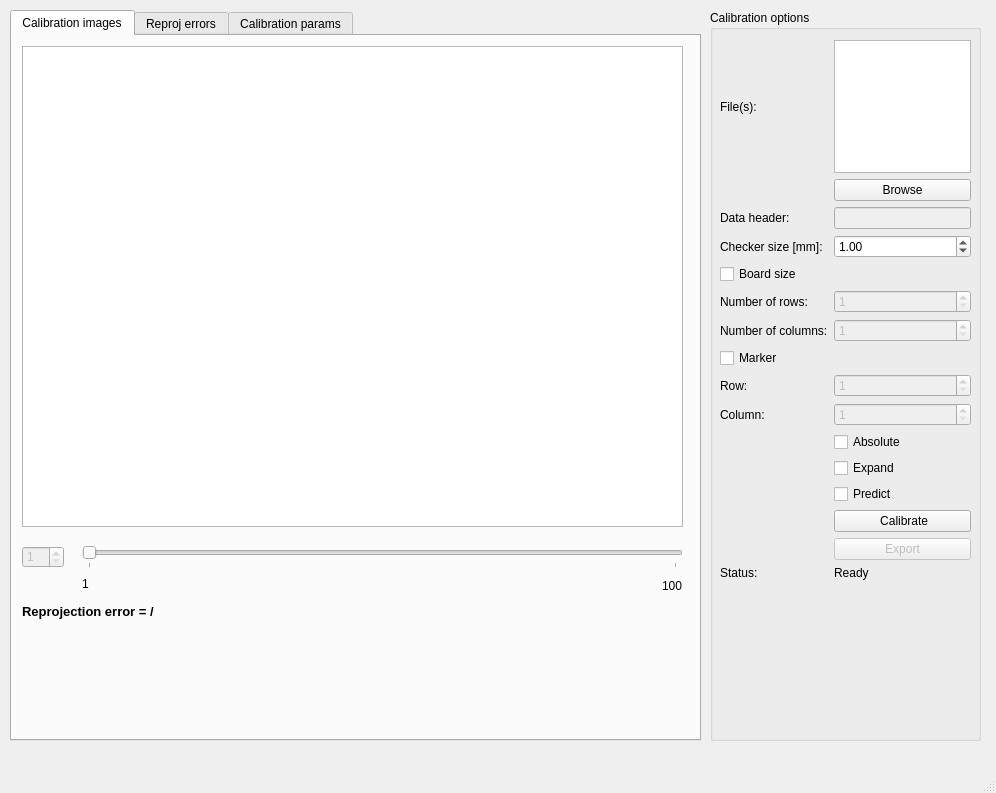
<?xml version="1.0" encoding="UTF-8"?>
<ui version="4.0">
 <class>CalibrationApp</class>
 <widget class="QMainWindow" name="CalibrationApp">
  <property name="geometry">
   <rect>
    <x>0</x>
    <y>0</y>
    <width>996</width>
    <height>793</height>
   </rect>
  </property>
  <property name="windowTitle">
   <string>InViLab camera calibration app</string>
  </property>
  <widget class="QWidget" name="centralwidget">
   <widget class="QTabWidget" name="tabWidget">
    <property name="enabled">
     <bool>true</bool>
    </property>
    <property name="geometry">
     <rect>
      <x>10</x>
      <y>10</y>
      <width>691</width>
      <height>731</height>
     </rect>
    </property>
    <property name="currentIndex">
     <number>0</number>
    </property>
    <widget class="QWidget" name="imageTab">
     <property name="enabled">
      <bool>true</bool>
     </property>
     <attribute name="title">
      <string>Calibration images</string>
     </attribute>
     <widget class="QSlider" name="imageHorizontalSlider">
      <property name="enabled">
       <bool>false</bool>
      </property>
      <property name="geometry">
       <rect>
        <x>70</x>
        <y>510</y>
        <width>601</width>
        <height>22</height>
       </rect>
      </property>
      <property name="minimum">
       <number>1</number>
      </property>
      <property name="orientation">
       <enum>Qt::Horizontal</enum>
      </property>
      <property name="tickPosition">
       <enum>QSlider::TicksBelow</enum>
      </property>
      <property name="tickInterval">
       <number>99</number>
      </property>
     </widget>
     <widget class="QSpinBox" name="imageSpinBox">
      <property name="enabled">
       <bool>false</bool>
      </property>
      <property name="geometry">
       <rect>
        <x>10</x>
        <y>510</y>
        <width>42</width>
        <height>22</height>
       </rect>
      </property>
      <property name="minimum">
       <number>1</number>
      </property>
      <property name="maximum">
       <number>10000</number>
      </property>
     </widget>
     <widget class="QLabel" name="minImageLabel">
      <property name="geometry">
       <rect>
        <x>70</x>
        <y>540</y>
        <width>16</width>
        <height>16</height>
       </rect>
      </property>
      <property name="text">
       <string>1</string>
      </property>
     </widget>
     <widget class="QLabel" name="maxImageLabel">
      <property name="geometry">
       <rect>
        <x>650</x>
        <y>540</y>
        <width>31</width>
        <height>20</height>
       </rect>
      </property>
      <property name="text">
       <string>100</string>
      </property>
     </widget>
     <widget class="QLabel" name="reprojErrLabel">
      <property name="geometry">
       <rect>
        <x>10</x>
        <y>560</y>
        <width>201</width>
        <height>31</height>
       </rect>
      </property>
      <property name="font">
       <font>
        <pointsize>10</pointsize>
        <weight>75</weight>
        <bold>true</bold>
       </font>
      </property>
      <property name="text">
       <string>Reprojection error = /</string>
      </property>
     </widget>
     <widget class="ImageView" name="graphicsView">
      <property name="geometry">
       <rect>
        <x>10</x>
        <y>10</y>
        <width>661</width>
        <height>481</height>
       </rect>
      </property>
     </widget>
    </widget>
    <widget class="QWidget" name="reprojErrorsTab">
     <property name="enabled">
      <bool>true</bool>
     </property>
     <attribute name="title">
      <string>Reproj errors</string>
     </attribute>
     <widget class="ReprojErrPlotWidget" name="reprojErrPlot" native="true">
      <property name="geometry">
       <rect>
        <x>10</x>
        <y>10</y>
        <width>661</width>
        <height>481</height>
       </rect>
      </property>
     </widget>
     <widget class="QLabel" name="RMSreprojErrLabel">
      <property name="enabled">
       <bool>true</bool>
      </property>
      <property name="geometry">
       <rect>
        <x>10</x>
        <y>510</y>
        <width>241</width>
        <height>21</height>
       </rect>
      </property>
      <property name="font">
       <font>
        <pointsize>10</pointsize>
        <weight>75</weight>
        <bold>true</bold>
       </font>
      </property>
      <property name="text">
       <string>RMS reprojection error = /</string>
      </property>
     </widget>
     <widget class="QPushButton" name="removeOutliersButton">
      <property name="enabled">
       <bool>false</bool>
      </property>
      <property name="geometry">
       <rect>
        <x>520</x>
        <y>510</y>
        <width>151</width>
        <height>61</height>
       </rect>
      </property>
      <property name="font">
       <font>
        <pointsize>10</pointsize>
       </font>
      </property>
      <property name="text">
       <string>Remove outliers</string>
      </property>
     </widget>
     <widget class="QPushButton" name="resetButton">
      <property name="enabled">
       <bool>false</bool>
      </property>
      <property name="geometry">
       <rect>
        <x>520</x>
        <y>570</y>
        <width>151</width>
        <height>61</height>
       </rect>
      </property>
      <property name="font">
       <font>
        <pointsize>10</pointsize>
       </font>
      </property>
      <property name="text">
       <string>Reset</string>
      </property>
     </widget>
    </widget>
    <widget class="QWidget" name="calibrationParamsTab">
     <property name="enabled">
      <bool>true</bool>
     </property>
     <attribute name="title">
      <string>Calibration params</string>
     </attribute>
     <widget class="DistortionPlotWidget" name="distortionPlot" native="true">
      <property name="geometry">
       <rect>
        <x>10</x>
        <y>20</y>
        <width>671</width>
        <height>471</height>
       </rect>
      </property>
     </widget>
     <widget class="QTableWidget" name="intrinsicsTable">
      <property name="geometry">
       <rect>
        <x>100</x>
        <y>511</y>
        <width>228</width>
        <height>181</height>
       </rect>
      </property>
      <property name="verticalScrollBarPolicy">
       <enum>Qt::ScrollBarAlwaysOff</enum>
      </property>
      <property name="horizontalScrollBarPolicy">
       <enum>Qt::ScrollBarAlwaysOff</enum>
      </property>
      <property name="autoScroll">
       <bool>false</bool>
      </property>
      <property name="editTriggers">
       <set>QAbstractItemView::NoEditTriggers</set>
      </property>
      <property name="tabKeyNavigation">
       <bool>false</bool>
      </property>
      <property name="showDropIndicator" stdset="0">
       <bool>false</bool>
      </property>
      <property name="dragDropOverwriteMode">
       <bool>false</bool>
      </property>
      <property name="selectionMode">
       <enum>QAbstractItemView::NoSelection</enum>
      </property>
      <property name="wordWrap">
       <bool>false</bool>
      </property>
      <property name="cornerButtonEnabled">
       <bool>false</bool>
      </property>
      <property name="rowCount">
       <number>5</number>
      </property>
      <property name="columnCount">
       <number>2</number>
      </property>
      <attribute name="horizontalHeaderMinimumSectionSize">
       <number>100</number>
      </attribute>
      <attribute name="horizontalHeaderDefaultSectionSize">
       <number>100</number>
      </attribute>
      <attribute name="verticalHeaderMinimumSectionSize">
       <number>10</number>
      </attribute>
      <attribute name="verticalHeaderDefaultSectionSize">
       <number>30</number>
      </attribute>
      <row>
       <property name="text">
        <string>fx</string>
       </property>
       <property name="font">
        <font>
         <weight>75</weight>
         <bold>true</bold>
        </font>
       </property>
      </row>
      <row>
       <property name="text">
        <string>fy</string>
       </property>
       <property name="font">
        <font>
         <weight>75</weight>
         <bold>true</bold>
        </font>
       </property>
      </row>
      <row>
       <property name="text">
        <string>cx</string>
       </property>
       <property name="font">
        <font>
         <weight>75</weight>
         <bold>true</bold>
        </font>
       </property>
      </row>
      <row>
       <property name="text">
        <string>cy</string>
       </property>
       <property name="font">
        <font>
         <weight>75</weight>
         <bold>true</bold>
        </font>
       </property>
      </row>
      <row>
       <property name="text">
        <string>s</string>
       </property>
       <property name="font">
        <font>
         <weight>75</weight>
         <bold>true</bold>
        </font>
       </property>
      </row>
      <column>
       <property name="text">
        <string>Value</string>
       </property>
       <property name="font">
        <font>
         <weight>75</weight>
         <bold>true</bold>
        </font>
       </property>
      </column>
      <column>
       <property name="text">
        <string>SD</string>
       </property>
       <property name="font">
        <font>
         <weight>75</weight>
         <bold>true</bold>
        </font>
       </property>
      </column>
      <item row="0" column="0">
       <property name="text">
        <string>/</string>
       </property>
       <property name="textAlignment">
        <set>AlignTrailing|AlignVCenter</set>
       </property>
      </item>
      <item row="0" column="1">
       <property name="text">
        <string>/</string>
       </property>
       <property name="textAlignment">
        <set>AlignTrailing|AlignVCenter</set>
       </property>
      </item>
      <item row="1" column="0">
       <property name="text">
        <string>/</string>
       </property>
       <property name="textAlignment">
        <set>AlignTrailing|AlignVCenter</set>
       </property>
      </item>
      <item row="1" column="1">
       <property name="text">
        <string>/</string>
       </property>
       <property name="textAlignment">
        <set>AlignTrailing|AlignVCenter</set>
       </property>
      </item>
      <item row="2" column="0">
       <property name="text">
        <string>/</string>
       </property>
       <property name="textAlignment">
        <set>AlignTrailing|AlignVCenter</set>
       </property>
      </item>
      <item row="2" column="1">
       <property name="text">
        <string>/</string>
       </property>
       <property name="textAlignment">
        <set>AlignTrailing|AlignVCenter</set>
       </property>
      </item>
      <item row="3" column="0">
       <property name="text">
        <string>/</string>
       </property>
       <property name="textAlignment">
        <set>AlignTrailing|AlignVCenter</set>
       </property>
      </item>
      <item row="3" column="1">
       <property name="text">
        <string>/</string>
       </property>
       <property name="textAlignment">
        <set>AlignTrailing|AlignVCenter</set>
       </property>
      </item>
      <item row="4" column="0">
       <property name="text">
        <string>/</string>
       </property>
       <property name="textAlignment">
        <set>AlignTrailing|AlignVCenter</set>
       </property>
      </item>
      <item row="4" column="1">
       <property name="text">
        <string>/</string>
       </property>
       <property name="textAlignment">
        <set>AlignTrailing|AlignVCenter</set>
       </property>
      </item>
     </widget>
     <widget class="QTableWidget" name="distortionTable">
      <property name="geometry">
       <rect>
        <x>450</x>
        <y>510</y>
        <width>229</width>
        <height>182</height>
       </rect>
      </property>
      <property name="verticalScrollBarPolicy">
       <enum>Qt::ScrollBarAlwaysOff</enum>
      </property>
      <property name="horizontalScrollBarPolicy">
       <enum>Qt::ScrollBarAlwaysOff</enum>
      </property>
      <property name="autoScroll">
       <bool>false</bool>
      </property>
      <property name="editTriggers">
       <set>QAbstractItemView::NoEditTriggers</set>
      </property>
      <property name="tabKeyNavigation">
       <bool>false</bool>
      </property>
      <property name="showDropIndicator" stdset="0">
       <bool>false</bool>
      </property>
      <property name="dragDropOverwriteMode">
       <bool>false</bool>
      </property>
      <property name="selectionMode">
       <enum>QAbstractItemView::NoSelection</enum>
      </property>
      <property name="wordWrap">
       <bool>false</bool>
      </property>
      <property name="cornerButtonEnabled">
       <bool>false</bool>
      </property>
      <property name="rowCount">
       <number>5</number>
      </property>
      <property name="columnCount">
       <number>2</number>
      </property>
      <attribute name="horizontalHeaderMinimumSectionSize">
       <number>100</number>
      </attribute>
      <attribute name="horizontalHeaderDefaultSectionSize">
       <number>100</number>
      </attribute>
      <attribute name="verticalHeaderMinimumSectionSize">
       <number>10</number>
      </attribute>
      <attribute name="verticalHeaderDefaultSectionSize">
       <number>30</number>
      </attribute>
      <row>
       <property name="text">
        <string>k1</string>
       </property>
       <property name="font">
        <font>
         <weight>75</weight>
         <bold>true</bold>
        </font>
       </property>
      </row>
      <row>
       <property name="text">
        <string>k2</string>
       </property>
       <property name="font">
        <font>
         <weight>75</weight>
         <bold>true</bold>
        </font>
       </property>
      </row>
      <row>
       <property name="text">
        <string>k3</string>
       </property>
       <property name="font">
        <font>
         <weight>75</weight>
         <bold>true</bold>
        </font>
       </property>
      </row>
      <row>
       <property name="text">
        <string>p1</string>
       </property>
       <property name="font">
        <font>
         <weight>75</weight>
         <bold>true</bold>
        </font>
       </property>
      </row>
      <row>
       <property name="text">
        <string>p2</string>
       </property>
       <property name="font">
        <font>
         <weight>75</weight>
         <bold>true</bold>
        </font>
       </property>
      </row>
      <column>
       <property name="text">
        <string>Value</string>
       </property>
       <property name="font">
        <font>
         <weight>75</weight>
         <bold>true</bold>
        </font>
       </property>
      </column>
      <column>
       <property name="text">
        <string>SD</string>
       </property>
       <property name="font">
        <font>
         <weight>75</weight>
         <bold>true</bold>
        </font>
       </property>
      </column>
      <item row="0" column="0">
       <property name="text">
        <string>/</string>
       </property>
       <property name="textAlignment">
        <set>AlignTrailing|AlignVCenter</set>
       </property>
      </item>
      <item row="0" column="1">
       <property name="text">
        <string>/</string>
       </property>
       <property name="textAlignment">
        <set>AlignTrailing|AlignVCenter</set>
       </property>
      </item>
      <item row="1" column="0">
       <property name="text">
        <string>/</string>
       </property>
       <property name="textAlignment">
        <set>AlignTrailing|AlignVCenter</set>
       </property>
      </item>
      <item row="1" column="1">
       <property name="text">
        <string>/</string>
       </property>
       <property name="textAlignment">
        <set>AlignTrailing|AlignVCenter</set>
       </property>
      </item>
      <item row="2" column="0">
       <property name="text">
        <string>/</string>
       </property>
       <property name="textAlignment">
        <set>AlignTrailing|AlignVCenter</set>
       </property>
      </item>
      <item row="2" column="1">
       <property name="text">
        <string>/</string>
       </property>
       <property name="textAlignment">
        <set>AlignTrailing|AlignVCenter</set>
       </property>
      </item>
      <item row="3" column="0">
       <property name="text">
        <string>/</string>
       </property>
       <property name="textAlignment">
        <set>AlignTrailing|AlignVCenter</set>
       </property>
      </item>
      <item row="3" column="1">
       <property name="text">
        <string>/</string>
       </property>
       <property name="textAlignment">
        <set>AlignTrailing|AlignVCenter</set>
       </property>
      </item>
      <item row="4" column="0">
       <property name="text">
        <string>/</string>
       </property>
       <property name="textAlignment">
        <set>AlignTrailing|AlignVCenter</set>
       </property>
      </item>
      <item row="4" column="1">
       <property name="text">
        <string>/</string>
       </property>
       <property name="textAlignment">
        <set>AlignTrailing|AlignVCenter</set>
       </property>
      </item>
     </widget>
     <widget class="QLabel" name="label_3">
      <property name="geometry">
       <rect>
        <x>350</x>
        <y>510</y>
        <width>81</width>
        <height>41</height>
       </rect>
      </property>
      <property name="font">
       <font>
        <pointsize>8</pointsize>
        <weight>75</weight>
        <bold>true</bold>
       </font>
      </property>
      <property name="text">
       <string>Distortion parameters:</string>
      </property>
      <property name="wordWrap">
       <bool>true</bool>
      </property>
     </widget>
     <widget class="QLabel" name="label_5">
      <property name="geometry">
       <rect>
        <x>10</x>
        <y>510</y>
        <width>81</width>
        <height>41</height>
       </rect>
      </property>
      <property name="font">
       <font>
        <pointsize>8</pointsize>
        <weight>75</weight>
        <bold>true</bold>
       </font>
      </property>
      <property name="text">
       <string>Intrinsic parameters:</string>
      </property>
      <property name="wordWrap">
       <bool>true</bool>
      </property>
     </widget>
    </widget>
   </widget>
   <widget class="QGroupBox" name="groupBox">
    <property name="geometry">
     <rect>
      <x>710</x>
      <y>10</y>
      <width>271</width>
      <height>731</height>
     </rect>
    </property>
    <property name="title">
     <string>Calibration options</string>
    </property>
    <widget class="QWidget" name="gridLayoutWidget">
     <property name="geometry">
      <rect>
       <x>10</x>
       <y>30</y>
       <width>251</width>
       <height>540</height>
      </rect>
     </property>
     <layout class="QGridLayout" name="gridLayout">
      <item row="14" column="1">
       <widget class="QPushButton" name="calibrateButton">
        <property name="text">
         <string> Calibrate</string>
        </property>
       </widget>
      </item>
      <item row="9" column="0">
       <widget class="QLabel" name="label_9">
        <property name="text">
         <string>Column:</string>
        </property>
       </widget>
      </item>
      <item row="5" column="0">
       <widget class="QLabel" name="label_4">
        <property name="text">
         <string>Number of rows:</string>
        </property>
       </widget>
      </item>
      <item row="16" column="1">
       <widget class="QLabel" name="statusText">
        <property name="text">
         <string>Ready</string>
        </property>
       </widget>
      </item>
      <item row="16" column="0">
       <widget class="QLabel" name="statusLabel">
        <property name="text">
         <string>Status:</string>
        </property>
       </widget>
      </item>
      <item row="1" column="1">
       <widget class="QPushButton" name="browseButton">
        <property name="text">
         <string>Browse</string>
        </property>
       </widget>
      </item>
      <item row="10" column="1">
       <widget class="QCheckBox" name="checkBox">
        <property name="text">
         <string>Absolute</string>
        </property>
       </widget>
      </item>
      <item row="6" column="1">
       <widget class="QSpinBox" name="spinBox">
        <property name="enabled">
         <bool>false</bool>
        </property>
        <property name="minimum">
         <number>1</number>
        </property>
        <property name="maximum">
         <number>1000</number>
        </property>
       </widget>
      </item>
      <item row="9" column="1">
       <widget class="QSpinBox" name="spinBox_4">
        <property name="enabled">
         <bool>false</bool>
        </property>
        <property name="minimum">
         <number>1</number>
        </property>
        <property name="maximum">
         <number>1000</number>
        </property>
       </widget>
      </item>
      <item row="3" column="0">
       <widget class="QLabel" name="label_6">
        <property name="text">
         <string>Checker size [mm]:</string>
        </property>
       </widget>
      </item>
      <item row="0" column="1">
       <widget class="QListWidget" name="namesListWidget"/>
      </item>
      <item row="3" column="1">
       <widget class="QDoubleSpinBox" name="doubleSpinBox">
        <property name="minimum">
         <double>0.010000000000000</double>
        </property>
        <property name="maximum">
         <double>1000.000000000000000</double>
        </property>
        <property name="value">
         <double>1.000000000000000</double>
        </property>
       </widget>
      </item>
      <item row="15" column="1">
       <widget class="QPushButton" name="exportButton">
        <property name="enabled">
         <bool>false</bool>
        </property>
        <property name="text">
         <string>Export</string>
        </property>
       </widget>
      </item>
      <item row="6" column="0">
       <widget class="QLabel" name="label_7">
        <property name="text">
         <string>Number of columns:</string>
        </property>
       </widget>
      </item>
      <item row="7" column="0">
       <widget class="QCheckBox" name="checkBox_2">
        <property name="text">
         <string>Marker</string>
        </property>
       </widget>
      </item>
      <item row="0" column="0">
       <widget class="QLabel" name="label">
        <property name="text">
         <string>File(s):</string>
        </property>
       </widget>
      </item>
      <item row="5" column="1">
       <widget class="QSpinBox" name="spinBox_2">
        <property name="enabled">
         <bool>false</bool>
        </property>
        <property name="minimum">
         <number>1</number>
        </property>
        <property name="maximum">
         <number>1000</number>
        </property>
       </widget>
      </item>
      <item row="4" column="0">
       <widget class="QCheckBox" name="checkBox_3">
        <property name="text">
         <string>Board size</string>
        </property>
       </widget>
      </item>
      <item row="8" column="0">
       <widget class="QLabel" name="label_8">
        <property name="text">
         <string>Row:</string>
        </property>
       </widget>
      </item>
      <item row="2" column="1">
       <widget class="QLineEdit" name="headerField">
        <property name="enabled">
         <bool>false</bool>
        </property>
       </widget>
      </item>
      <item row="2" column="0">
       <widget class="QLabel" name="label_2">
        <property name="text">
         <string>Data header:</string>
        </property>
       </widget>
      </item>
      <item row="8" column="1">
       <widget class="QSpinBox" name="spinBox_3">
        <property name="enabled">
         <bool>false</bool>
        </property>
        <property name="minimum">
         <number>1</number>
        </property>
        <property name="maximum">
         <number>1000</number>
        </property>
       </widget>
      </item>
      <item row="11" column="1">
       <widget class="QCheckBox" name="checkBox_4">
        <property name="text">
         <string>Expand</string>
        </property>
       </widget>
      </item>
      <item row="12" column="1">
       <widget class="QCheckBox" name="checkBox_5">
        <property name="text">
         <string>Predict</string>
        </property>
       </widget>
      </item>
     </layout>
    </widget>
    <widget class="QLabel" name="logoLabel">
     <property name="geometry">
      <rect>
       <x>10</x>
       <y>590</y>
       <width>251</width>
       <height>131</height>
      </rect>
     </property>
     <property name="text">
      <string/>
     </property>
     <property name="scaledContents">
      <bool>true</bool>
     </property>
    </widget>
   </widget>
  </widget>
  <widget class="QMenuBar" name="menubar">
   <property name="geometry">
    <rect>
     <x>0</x>
     <y>0</y>
     <width>996</width>
     <height>26</height>
    </rect>
   </property>
  </widget>
  <widget class="QStatusBar" name="statusbar"/>
 </widget>
 <customwidgets>
  <customwidget>
   <class>ImageView</class>
   <extends>QGraphicsView</extends>
   <header>pyqtgraph.h</header>
  </customwidget>
  <customwidget>
   <class>DistortionPlotWidget</class>
   <extends>QWidget</extends>
   <header>camera_calibration_toolbox/gui/custom_widgets.h</header>
   <container>1</container>
  </customwidget>
  <customwidget>
   <class>ReprojErrPlotWidget</class>
   <extends>QWidget</extends>
   <header>camera_calibration_toolbox/gui/custom_widgets.h</header>
   <container>1</container>
  </customwidget>
 </customwidgets>
 <resources/>
 <connections/>
</ui>
